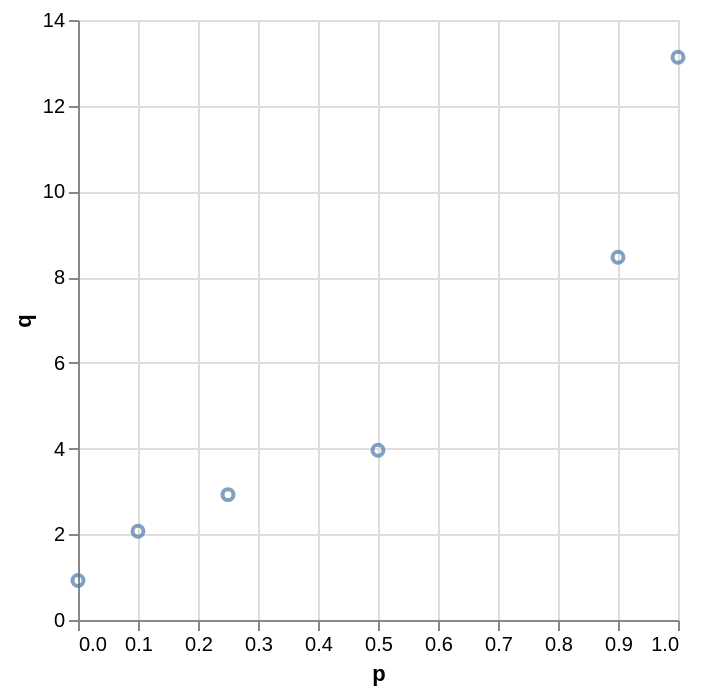

Vega-Lite specification stored for this chart:
### Vega-Lite specification from a JSON file in a GitHub repository (floating-point values rounded to 4 significant figures)
{"$schema": "https://vega.github.io/schema/vega-lite/v6.json", "data": {"values": [{"g": "a", "x": 3.94}, {"g": "a", "x": 3.39}, {"g": "a", "x": 1.82}, {"g": "a", "x": 3.98}, {"g": "a", "x": 1.71}, {"g": "a", "x": 5.57}, {"g": "a", "x": 1.3}, {"g": "a", "x": 3.3}, {"g": "a", "x": 3.12}, {"g": "a", "x": 2.4}, {"g": "a", "x": 2.1}, {"g": "a", "x": 3.25}, {"g": "a", "x": 3.55}, {"g": "a", "x": 1.65}, {"g": "a", "x": 2.43}, {"g": "a", "x": 3.51}, {"g": "a", "x": 2.12}, {"g": "a", "x": 2.49}, {"g": "a", "x": 4.56}, {"g": "a", "x": 2.5}, {"g": "a", "x": 4.67}, {"g": "a", "x": 4.81}, {"g": "a", "x": 0.92}, {"g": "a", "x": 2.51}, {"g": "a", "x": 3.78}, {"g": "a", "x": 3.18}, {"g": "a", "x": 3.31}, {"g": "a", "x": 2.86}, {"g": "a", "x": 3.57}, {"g": "a", "x": 3.59}, {"g": "b", "x": 6.72}, {"g": "b", "x": 5.71}, {"g": "b", "x": 6.58}, {"g": "b", "x": 6.6}, {"g": "b", "x": 5.25}, {"g": "b", "x": 5.82}, {"g": "b", "x": 8.52}, {"g": "b", "x": 8.2}, {"g": "b", "x": 5.62}, {"g": "b", "x": 8.18}, {"g": "b", "x": 8.46}, {"g": "b", "x": 11.2}, {"g": "b", "x": 13.13}, {"g": "b", "x": 5.53}, {"g": "b", "x": 8.35}, {"g": "b", "x": 4.62}, {"g": "b", "x": 11.03}, {"g": "b", "x": 5.76}, {"g": "b", "x": 6.29}, {"g": "b", "x": 11.61}]}, "transform": [{"quantile": "x", "probs": [0, 0.1, 0.25, 0.5, 0.9, 1], "as": ["p", "q"]}], "mark": "point", "encoding": {"x": {"field": "p", "type": "quantitative"}, "y": {"field": "q", "type": "quantitative"}}}
